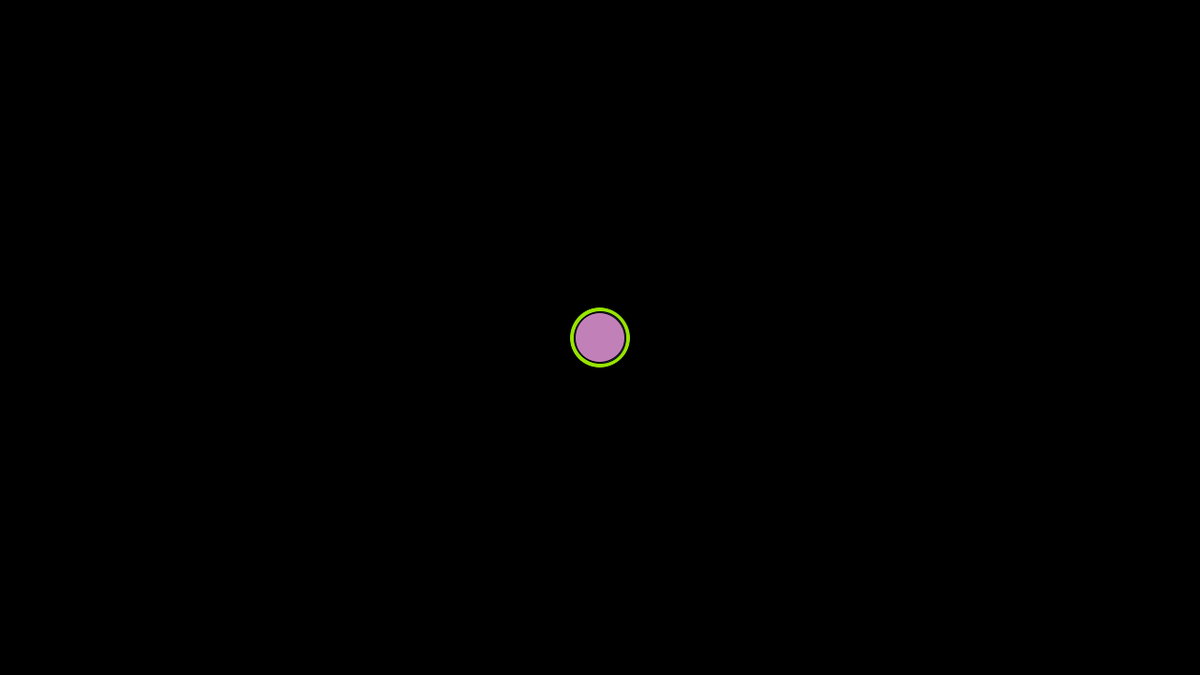
Frame 1 (no input)
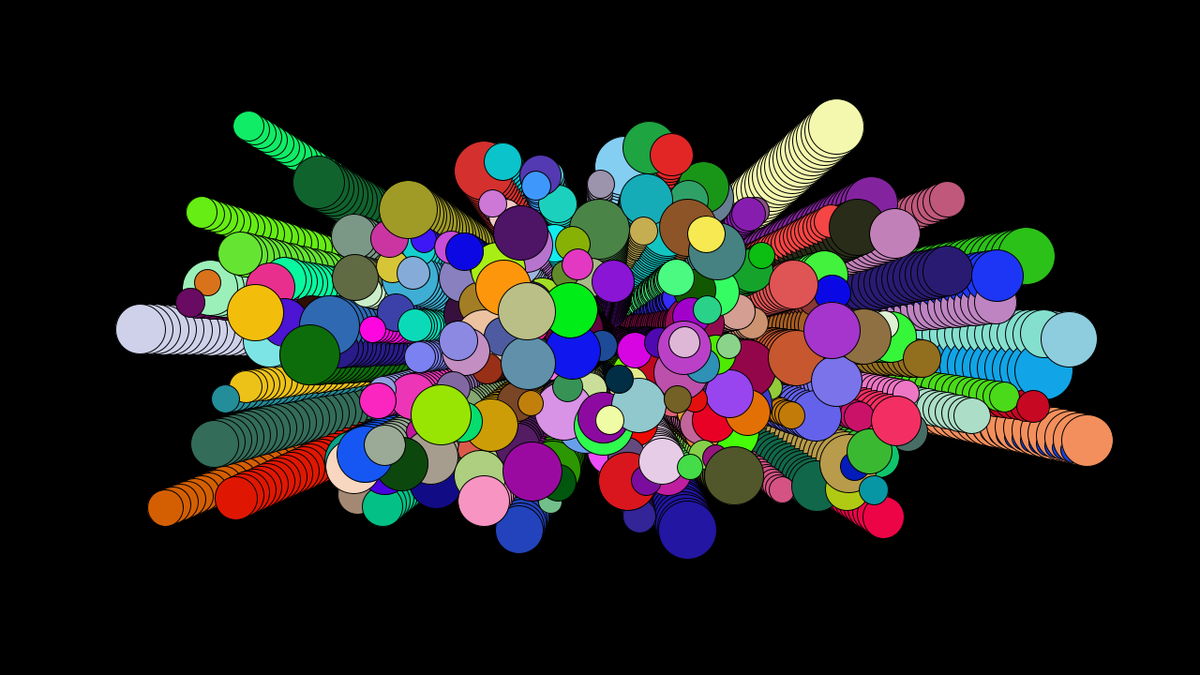
Frame 60 (the mouse pressed at the canvas centre just before this capture)
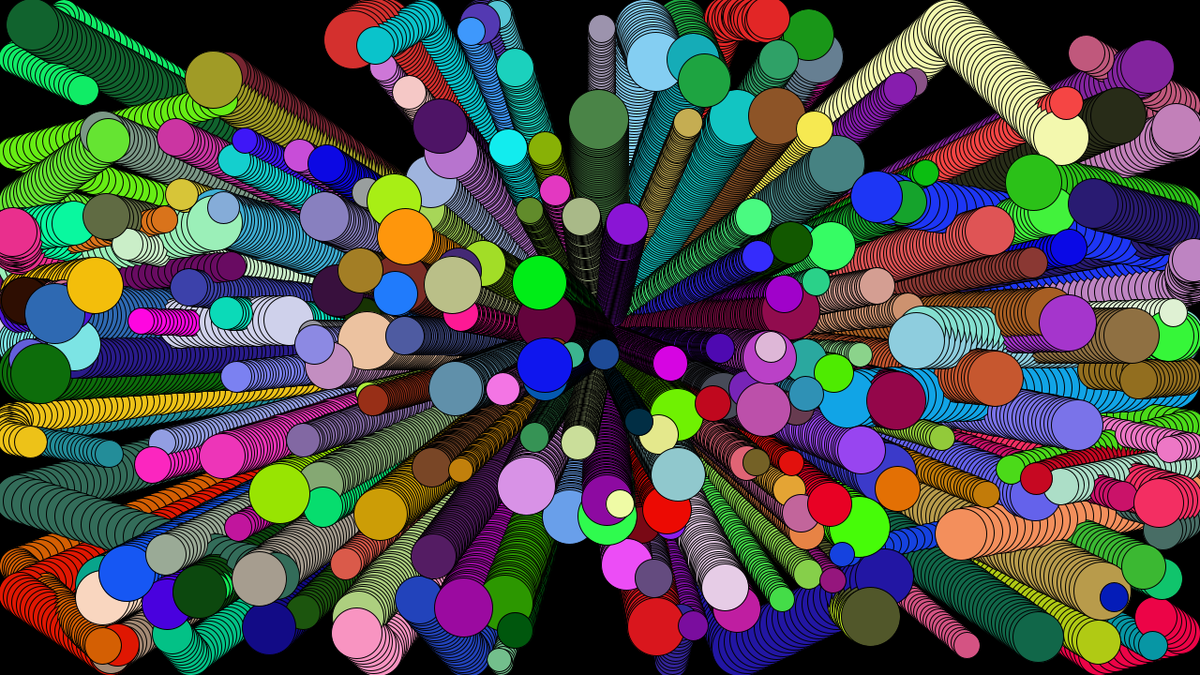
Frame 120 (the mouse held since frame 60 and released just before this capture)

The Processing sketch that drew these frames (run headless with seeded random() and noise(); from frame 60 on, the mouse is pressed at the canvas centre):

// Processing sketch: sketch_210115a
// ── sketch_210115a.pde
private static final int SCREEN_WIDTH = 1280; //<>// //<>//
private static final int SCREEN_HEIGHT = 720;

private static final int NUMBER_OF_BALLS = 250;
private Ball[] ballList = new Ball[NUMBER_OF_BALLS];

void setup() {

  size(1280, 720);
  background(0);

  // Init ball list
  for (int i = 0; i < NUMBER_OF_BALLS; i++) {
    final float size = random(25, 65);
    this.ballList[i] = new Ball(this, size, size, random(0, 255), random(0, 255), random(0, 255));
  }
}
void draw() {

  // Screen clearing
  clear();

  // Object drawing
  for (Ball ball : ballList) {
    ball.checkPosition();

    fill(ball.r, ball.g, ball.b);
    ellipse(ball.position.x, ball.position.y, ball.width, ball.height);

    ball.move();
  }
}

public static class Ball {

  private final PApplet applet;

  public final float width, height;
  public final float r, g, b;
  public PVector position, direction, speed;

  public Ball(PApplet applet, float width, float height, float r, float g, float b) {
    this.applet = applet;
    this.width = width;
    this.height = height;
    this.r = r;
    this.g = g;
    this.b = b;
    this.position = new PVector(SCREEN_WIDTH / 2, SCREEN_HEIGHT / 2);
    this.direction = new PVector();
    this.speed = new PVector();

    recalculateDirection();
    recalculateSpeed();
  }

  public void checkPosition() {
    final WindowBound bound = WindowBound.getCorrespondingBound(this, position.x, position.y);

    if (bound == null)
      return;

    println("Boing on " + bound);

    if (bound == WindowBound.TOP || bound == WindowBound.BOTTOM) {
      direction.set(direction.x, -direction.y);
    } else if (bound == WindowBound.LEFT || bound == WindowBound.RIGHT) {
      direction.set(-direction.x, direction.y);
    }

    println("New direction : " + direction.x + ", " + direction.y);

    recalculateSpeed();
  }

  public void recalculateDirection() {
    float xDirection = applet.random(-1, 1);
    if (xDirection == 0)
      xDirection = 1;
    final float yDirection = applet.random(-1, 1);

    println("New direction : " + xDirection + ", " + yDirection);
    this.direction = new PVector(xDirection, yDirection);
  }

  public void recalculateSpeed() {
    float xSpeed = applet.random(2, 10);
    final float ySpeed = applet.random(2, 4);

    println("New speed : " + xSpeed + ", " + ySpeed);
    this.speed = new PVector(xSpeed, ySpeed);
  }

  public void move() {
    this.position.add(direction.x * speed.x, direction.y * speed.y);
  }
}

public static enum WindowBound {
  TOP, 
    LEFT, 
    RIGHT, 
    BOTTOM;

  public static WindowBound getCorrespondingBound(Ball ball, float posX, float posY) {
    if (posY - ball.height/2 <= 0)
      return TOP;
    else if (posY + ball.height/2 >= SCREEN_HEIGHT)
      return BOTTOM;
    if (posX - ball.width/2 <= 0)
      return LEFT;
    else if (posX + ball.width/2 >= SCREEN_WIDTH)
      return RIGHT;

    return null;
  }

  public static boolean isOutOfBounds(Ball ball, float posX, float posY) {
    return getCorrespondingBound(ball, posX, posY) != null;
  }
}
